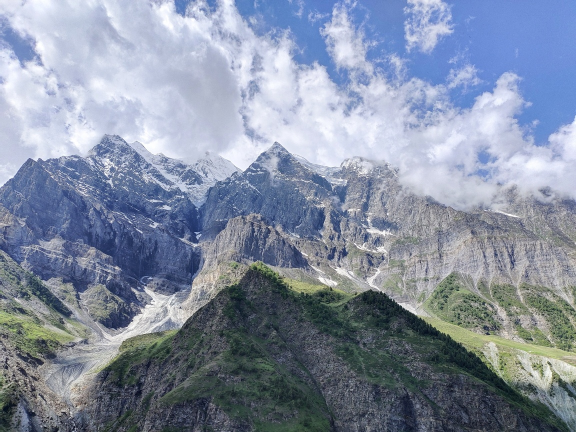
#> input picture image.jpg, 1152 x 864 px (shown at 1/2 size)
$ python image-resizer.py
#> lines starting #> are read from the running program, lines starting #| are printed output that depends on the picture
import cv2
src = cv2.imread("image.jpg", cv2.IMREAD_UNCHANGED)
#> src is the input picture: shape (864, 1152, 3); mean B, G, R 161.5, 142.5, 132.1
scale_percent = 50
# calculate the 50 percent of original dimensions
width = int(src.shape[1] * scale_percent / 100)
#> width = 576
height = int(src.shape[0] * scale_percent / 100)
#> height = 432
dsize = (width, height)
#> dsize = (576, 432)
output = cv2.resize(src, dsize)
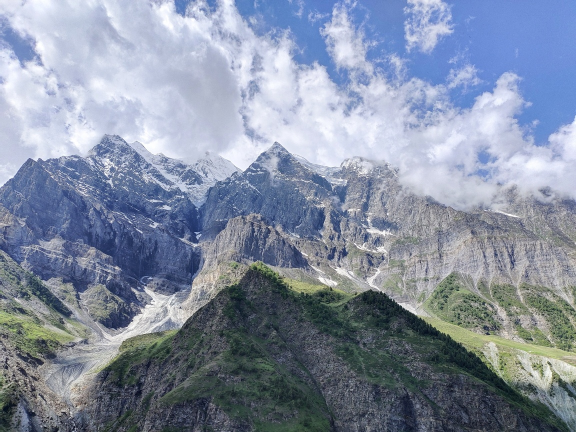
#> output: shape (432, 576, 3); mean B, G, R 161.7, 142.6, 132.2
cv2.imwrite("image.jpg", output)
cv2.waitKey(0)
